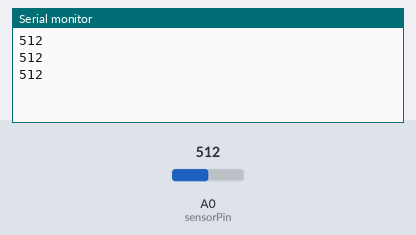
This sketch was run on a simulated Arduino Uno, built with avr-gcc and run on an emulated ATmega328P. On the bench: the last lines printed to the serial monitor. The test bench sets the inputs (shaded band); at power-on: A0 (sensorPin) = 512.

Above: at 1.3 s.
1.4 s: A0 (sensorPin) set to 716
At 1.9 s:
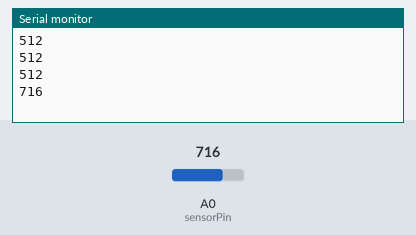
2.9 s: A0 (sensorPin) set to 900
At 3.4 s:
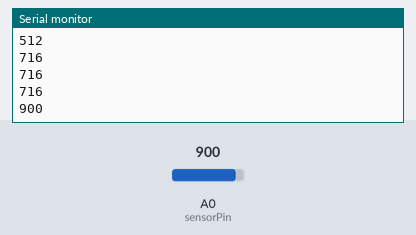
Timing chart, 0 to 5.9 s (numbered marks = the images above; inputs shaded):
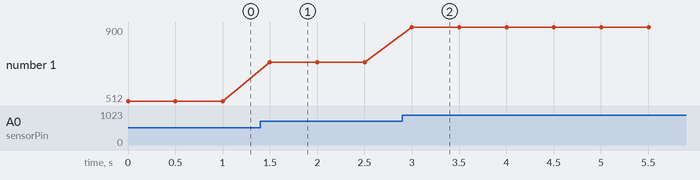

Measured:
- after the input at 1.4 s, the serial monitor: prints a new line after 0.10 s (image 1)
- after the input at 2.9 s, the serial monitor: prints a new line after 0.10 s (image 2)
- plotted number 1: 512 → 716 after the input at 1.4 s, 716 → 900 after the input at 2.9 s

The sketch:

network_monitor.ino
```cpp
int sensorPin = A0;
void setup() {
  Serial.begin(9600);
}
void loop() {
  int value = analogRead(sensorPin);
  Serial.println(value);
  delay(500);
}
```
